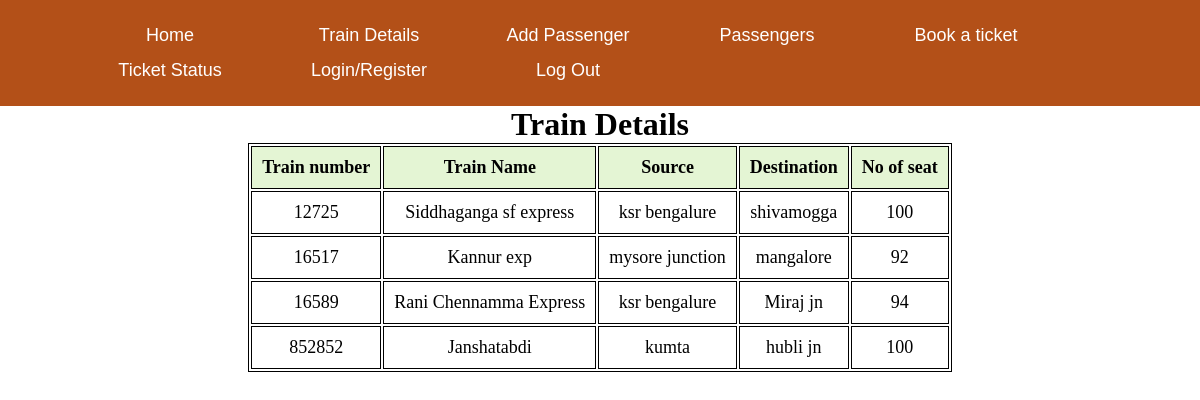
The app's page /traindetails.php with its own data.
### tables this page shows
CREATE TABLE `train` (
  `train_no` int(10) NOT NULL,
  `name` varchar(30) NOT NULL,
  `source` varchar(30) NOT NULL,
  `destination` varchar(30) NOT NULL,
  `avb_seats` int(100) NOT NULL
);

### traindetails.php (the view, shortened to what this page needs)
<?php
$conn = mysqli_connect("localhost","root","","reservation");
$sql = "SELECT * FROM TRAIN";
$result=$conn->query($sql);
?>
<!DOCTYPE html>
<html lang="en">
<head>
</head>
<body>
<?php
include("header.php"); ?>
<section>
        <h1>Train  Details</h1>
        <table>
            <tr>
                <th>Train number</th>
                <th>Train Name</th>
                <th>Source</th>
                <th>Destination</th>
                <th>No of seat</th>
            </tr>
            <?php
                while($rows=$result->fetch_assoc())
                {
             ?>
            <tr>
                <td><?php echo $rows['train_no'];?></td>
                <td><?php echo $rows['name'];?></td>
                <td><?php echo $rows['source'];?></td>
                <td><?php echo $rows['destination'];?></td>
                <td><?php echo $rows['avb_seats'];?></td>
            </tr>
            <?php
                }
             ?>
        </table>
    </section>
</body>
</html>

### css/header.css (style rules this page uses)
* { margin:0px; }

### traindetails.php (style rules this page uses)
table { margin: 0 auto; font-size: large; border: 1px solid black; }
h1 { text-align: center; color: black; font-size: xx-large; font-family: 'Gill Sans', 'Gill Sans MT', ' Calibri', 'Trebuchet MS', 'sans-serif'; }
td { background-color: white; border: 1px solid black; }
th, td { font-weight: bold; border: 1px solid black; padding: 10px; text-align: center; }
th { background-color:#E4F5D4; }
td { font-weight: lighter; }
html { background: url(https://cdn.pixabay.com/photo/2012/10/25/23/18/train-62849_960_720.jpg) no-repeat center center fixed; -webkit-background-size: cover; -moz-background-size: cover; -o-background-size: cover; background-size: cover; }

### records on screen
train: train_no "12725", name "Siddhaganga sf express", source "ksr bengalure", destination "shivamogga", avb_seats "100"
train: train_no "16517", name "Kannur exp", source "mysore junction", destination "mangalore", avb_seats "92"
train: train_no "16589", name "Rani Chennamma Express", source "ksr bengalure", destination "Miraj jn", avb_seats "94"
train: train_no "852852", name "Janshatabdi", source "kumta", destination "hubli jn", avb_seats "100"
